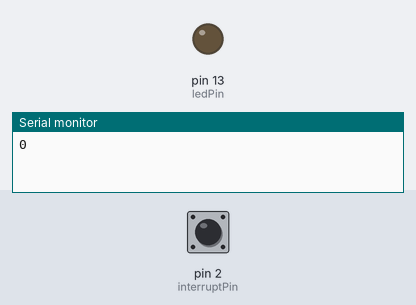
A sketch run on a simulated Arduino Uno, built with avr-gcc and run on an emulated ATmega328P. Shown: output pins drawn as LEDs (lit = HIGH), the last lines printed to the serial monitor. Inputs (shaded band) come from the test bench; at power-on: pin 2 (interruptPin) HIGH.

Above: at 1.2 s.
1.3 s: pin 2 (interruptPin) pulled LOW for 1 s
At 2.9 s:
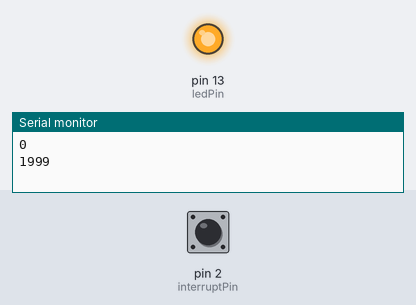
5.3 s: pin 2 (interruptPin) pulled LOW for 3.2 s
At 11.4 s:
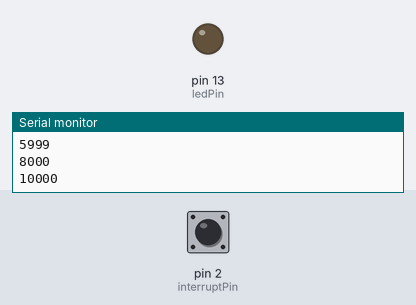
Timing chart, 0 to 12.9 s (numbered marks = the images above; inputs shaded):
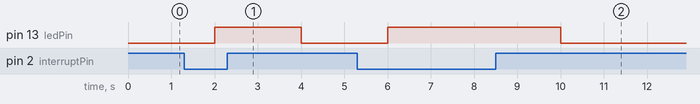

The sketch:

MorseReader.ino
```cpp
const byte ledPin = 13;// pin for on-board LED
const byte interruptPin = 2; // interrupt pin
volatile byte state = LOW;
int time;// volatile parameter for interrupt fcn
void setup() {
Serial.begin(9600);
pinMode(ledPin, OUTPUT);// set led pin as output
pinMode(interruptPin, INPUT_PULLUP);     // set interrupt pin as input
attachInterrupt(digitalPinToInterrupt(interruptPin), blink, HIGH);
} // attach an interrupt to pin 2 ( we need to convert it to actual pin)

void loop() {
  time = millis();
  digitalWrite(ledPin, state);
  Serial.println (time);
  delay(2000);
}

  void blink() {
    state = !state;   // toggle the state
}
```

Measured:
- after the input at 1.3 s, pin 13 (ledPin): LOW → HIGH after 0.70 s, → LOW 2.0 s later
- after the input at 5.3 s, pin 13 (ledPin): LOW → HIGH after 0.70 s, → LOW 4.0 s later
